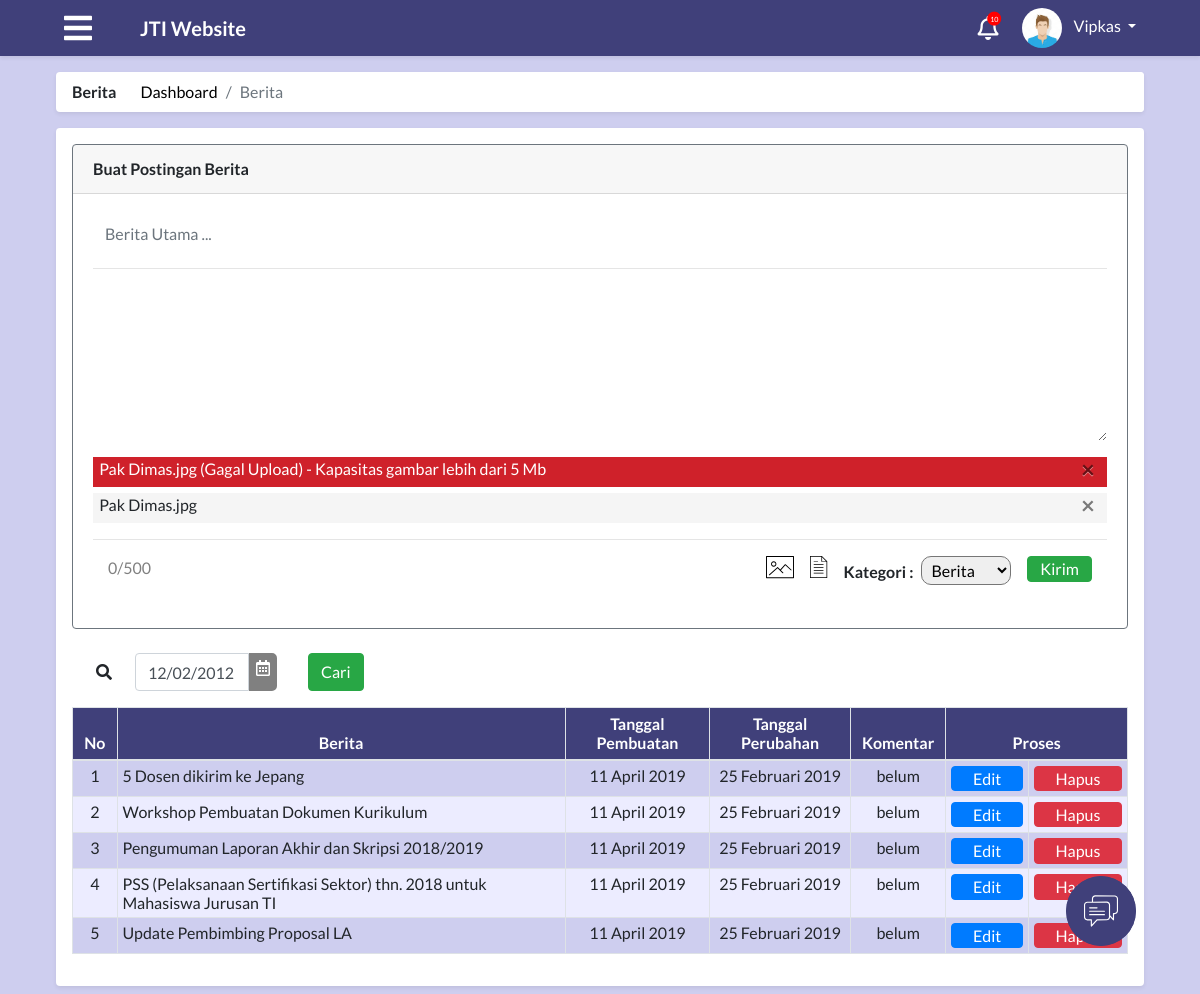
Screenshot of /module/index.php?module=beritaPengumuman (signed in) with the database file from the repository.
### tables this page shows
CREATE TABLE `tabel_admin` (
  `id_admin` int(30) NOT NULL,
  `nama` varchar(50) NOT NULL,
  `nip` int(20) NOT NULL,
  `alamat` text,
  `tempat_lahir` varchar(50) DEFAULT NULL,
  `tangal_lahir` date DEFAULT NULL,
  `id_user` int(11) NOT NULL,
  `waktu_edit` datetime NOT NULL
);

CREATE TABLE `tabel_info` (
  `id_info` int(30) NOT NULL,
  `judul` varchar(250) NOT NULL,
  `isi` text NOT NULL,
  `tipe` enum('pengumuman','berita') NOT NULL,
  `waktu` datetime NOT NULL,
  `id_attachment` int(30) DEFAULT NULL
);

### process/proses_berita.php (called while the page is built, shortened)
<?php
function tampilBerita($con)
{
    $tampilBerita="select * from tabel_info";
    $resultTampilBerita=mysqli_query($con, $tampilBerita);
    return $resultTampilBerita;
}
?>

### module/admin/berita/beritaPengumuman.php (the view, shortened to what this page needs)
<?php
  include "../config/connection.php";
  include "../process/proses_berita.php";
?>
<main id="adminBerita" role="main" class="container-fluid">
    <div class="row">
        <div class="col-md-12 p-0">
            <div class="m-2 bg-white shadow-sm rounded">
                <div class="row">
                    <div class="col-md-auto pr-0">
                        <strong><span class="nav-link">Berita</span></strong>
                    </div>
                    <div class="col pl-0">
                        <nav aria-label="breadcrumb">
                            <ol class="breadcrumb p-2 m-0 bg-white">
                                <li class="breadcrumb-item"><a href="index.php?module=home">Dashboard</a></li>
                                <li class="breadcrumb-item active" aria-current="page">Berita</li>
                            </ol>
                        </nav>
                    </div>
                </div>
            </div>
        </div>
        <div class="col-md-12 p-0">
            <div class="m-2 p-3 bg-white rounded shadow-sm">
                <div class="col-md-12 p-0">
                    <div class="card border border-secondary">
                        <div class="card-header">
                            <strong>Buat Postingan Berita</strong>
                        </div>
                        <div class="card-body">
                            <form action="" method="post" class="p-0">
                                <div class="form-group berita-utama">
                                    <input type="text" class="form-control border-0" name="berita-utama" placeholder="Berita Utama ..." style="width=100%">
                                </div>
                                <hr>
                                <div class="form-group ketik-berita">
                                    <textarea name="ketik-berita" id="" cols="30" rows="6" placeholder="Ketik Berita ..." maxlength="500" class="form-control border-0" oninput="Beritacharcountupdate(this.value)">
                                    </textarea>
                                </div>
                                <div class="col-md-12 p-0">
                                        <span class="close">&times;</span>
                                        <p style="background-color:#CF212A; height: 30px; color: white;">&nbsp Pak Dimas.jpg (Gagal Upload) - Kapasitas gambar lebih dari 5 Mb</p>
                                    </div>
                                    <div class="col-md-12 p-0">
                                        <span class="close">&times;</span>
                                        <p style="background-color:#F5F5F5; height: 30px; margin-top: -10px;">&nbsp Pak Dimas.jpg</p>
                                    </div>
                                <hr>
                                <div class="container m-0">
                                    <div class="row">
                                        <div class="col-md-1"> <span style="color:grey" id=Bercharcount></span>
                                        </div>
                                        <div class="col-md-11 text-right d-flex justify-content-end lampir">
                                                    <label for="file-input">
                                                    <img src="../img/imgUpload.svg" alt="Image Upload" class="mr-3" data-placement="top" title="Lampirkan Gambar">
                                                    </label>
                                                    <label for="file-input1">
                                                    <img src="../img/fileUpload.svg" alt="File Upload" class="mr-3" data-placement="top" title="Lampirkan File">
                                                    </label>
                                                    <strong><label for="kategori-AdBer" class="labelBerita mt-1 mr-2">Kategori :
                                                    </label></strong>
                                                    <select name="" id="" class="mr-3 pilihKategoriBerita">
                                                        <option value="ridwan">Berita</option>
                                                    </select>
                                                    <button type="submit" class="btn btn-success btn-kirim">Kirim</button>
                                        </div>
                                    </div>
                                </div>
                            </form>
                        </div>
                    </div>
                    <br>
                    <form class="form-inline ml-4">
                        <i class="fas fa-search mr-2"></i>
                        <div class="col-2">
                                <div class="input-group date " id="datepicker">
                                    <input type="text" class="form-control" value="12/02/2012">
                                    <div class="input-group-addon tgl">
                                        <span>
                                            <i class="far fa-calendar-alt"></i>
                                        </span>
                                    </div>
                                </div>
                            </div>
                            <input type="submit" class="tmbl-filter btn btn-success ml-3" value="Cari" name="cariBeritaTanggal">
                    </form>
                    <div class="scrolltable">
                    <?php
                        if(isset($_POST["cariBeritaTanggal"])){
                            $result=beritaCari($con, $_POST["tanggal"]);
                            }else{
                            $result = tampilBerita($con);
                            }
                            if(mysqli_num_rows($result) > 0){
                        ?>
                        <table class="table table-striped table-bordered text-center mt-3">
                            <thead>
                                <tr class="p-2">
                                    <th>No</th>
                                    <th id="beritaBerita">Berita</th>
                                    <th>Tanggal Pembuatan</th>
                                    <th>Tanggal Perubahan</th>
                                    <th>Komentar</th>
                                    <th colspan="2">Proses</th>
                                </tr>
                            </thead>
                            <tbody>
                            <?php
                                $no=1;
                                while($row = mysqli_fetch_assoc($result)){
                                    ?>
                                <tr>
                                    <td><?php echo $no;?></td>
                                    <td class="text-left" data-toggle="modal" data-target="#preview1<?= $no?>"><?php echo $row["judul"];?></td>
                                    <td><?= date('d F Y', strtotime($row["waktu"]))?></td>
                                    <td>25 Februari 2019</td>
                                    <td>belum</td>
                                    <td><button class=" tmbl-table btn btn-primary" type="button"
                                            class="pratinjau btn" data-toggle="modal" data-target="#editModal"
                                            class="edit">Edit</button></td>
                                    <td><button class=" tmbl-table btn btn-danger" type="button"
                                            class="pratinjau btn" data-toggle="modal" data-target="#hapus"
                                            class="hapus">Hapus</button></td>
                                </tr>
                                <?php
                                    $no++;
                                    }
                                ?>
                            </tbody>
                        </table>
                        <?php
                        }
                        ?>
                    </div>
                </div>
            </div>
        </div>
    </div>
</main>

### module/index.php (shortened to what this page needs)
<?php
include "../config/connection.php";
$level = $_SESSION['level'];
$idUser = $_SESSION['id'];
?>
<?php
switch ($level) {
  case 'admin':
    $queryUser = "SELECT a.*, b.* FROM tabel_user a, tabel_admin b WHERE a.id_user=$idUser and a.id_user=b.id_user";
    $resultUser = mysqli_query($con, $queryUser);
    $rowUser = mysqli_fetch_assoc($resultUser);
    $namaUser = $rowUser["nama"];
    break;
}
?>
<!DOCTYPE html>
<html>
<head>
  <?php
  include "../config/styles.php";
  ?>
</head>
<body>
  <nav class="app-navbar navbar navbar-expand-md navbar-dark bg-blue shadow-sm sticky-top mb-2">
    <?php
    if ($level == "admin") {
      ?>
      <a class="ml-5 mr-5" id="navigation-admin-btn"> <i class="fas fa-bars text-white burger-icon"></i></a>
    <?php
  } else {
    ?>
      <a class="ml-5 mr-5" id="navigation-btn"> <i class="fas fa-bars text-white burger-icon"></i></a>
    <?php
  }
  ?>
    <a class="navbar-brand " href="index.php?module=home"><b>JTI Website</b></a>
    <div class="collapse navbar-collapse" id="navbarCollapse">
      <i class="notification-icon text-white far fa-bell" onclick="location.href='index.php?module=notifikasi';">
        <span class="fas fa-circle notification-bubble"></span>
        <span class="notification-bubble-num">10</span>
      </i>
      <div class="dropdown mr-5">
        <img class="dropdown-toggle nav-profile-photo ml-4 " src="../attachment/img/avatar.jpeg" data-toggle="dropdown" aria-haspopup="true" aria-expanded="false">
        <a href="#" class="dropdown-toggle ml-2 profile-link" id="dropdownMenuButton" data-toggle="dropdown" aria-haspopup="true" aria-expanded="false"><?php echo ($namaUser); ?>&nbsp;<b class="caret"></b></a>
      </div>
    </div>
  </nav>
  <div class="container-fluid px-5">
    <?php
    $module = $_GET["module"];
    if ($level == "mahasiswa") {
      switch ($module) {
        case "home":
          include "mahasiswa/home.php";
          break;
        case "kompenAbsen":
          include "mahasiswa/kompenAbsen.php";
          break;
        case "coba":
          include "mahasiswa/coba.php";
          break;
        case "krs":
          include "mahasiswa/krs.php";
          break;
        case "jadwal":
          include "mahasiswa/jadwal.php";
          break;
        case "nilai":
          include "mahasiswa/nilai.php";
          break;
        case "nilaiError":
          include "mahasiswa/nilaiError.php";
          break;
        case "kelasKosong":
          include "mahasiswa/kelasKosong.php";
          break;
        case "notifikasi":
          include "notifikasi.php";
          break;
        default:
          include "404.php";
      }
    } else if ($level == "admin") {
      switch ($module) {
        case "beritaPengumuman":
          include "admin/berita/beritaPengumuman.php";
          break;
      }
    }
    if ($level == "mahasiswa" || $level == "admin" || $level == "dosen") {
      if ($module != 'eComplain') {
        ?>
        <img src="../img/Chat.svg" alt="chat" class="chat-bubble">
      <?php
    }
  }
  ?>
  </div>
</body>
</html>

### css/style.css (style rules this page uses)
* { font-family: "Lato"; }
body, html { margin: 0; padding: 0; }
body { background-color: #ceceef !important; }
.app-navbar { z-index: 0; }
.burger-icon { font-size: 2em; }
.notification-icon { font-size: 1.5em; position: relative; cursor: pointer; }
.notification-bubble { position: absolute; font-size: 0.6em; top: -4px; color: red; right: -3px; }
.notification-bubble-num { position: absolute; font-size: 0.3em; top: 0px; color: #ffffff; right: 0px; }
.profile-link:link { color: #ffffff; text-decoration: none; }
.profile-link { color: #ffffff; text-decoration: none; }
.nav-profile-photo { width: 2.5em; border-radius: 50%; }
.app-navbar { z-index: 1; }
.bg-blue { background-color: #40407a; }
#navigation-btn, #navigation-admin-btn, .pointer { cursor: pointer; }
.chat-bubble { position: fixed; bottom: 3em; right: 4em; background: #40407a; width: 4.4em; height: 4.4em; border-radius: 50%; display: flex; justify-content: center; align-items: center; }
.table-striped>thead>tr>th { padding: 0.4em; padding-left: 0.7em; padding-right: 0.7em; }
.table-striped>thead>tr>th { background-color: #40407a; color: white; }
.table-striped>tbody>tr:nth-child(odd)>td { background-color: #ceceef; }
.table-striped>tbody>tr:nth-child(even)>td { background-color: #ececff; }
.table-striped>tbody>tr>td { font-size: 1em; padding: 0.3em; }
.table-striped .btn { height: 1.6em; padding-bottom: 0; padding-top: 0; padding-left: 1.3em; padding-right: 1.3em; }
.breadcrumb a { text-decoration: none; color: black; }
.breadcrumb { background: white; }

### css/login.css (style rules this page uses)
body { padding-top: 0 !important; }

### css/notifikasi.css (style rules this page uses)
td { border-top: 2px solid rgb(187, 187, 187); border-bottom: 2px solid rgb(187, 187, 187); }

### css/dataDosen.css (style rules this page uses)
.close { padding-right: 0.5em; }

### css/adminBerita.css (style rules this page uses)
#adminBerita .table-striped > thead > tr > th { background-color: #40407a; color: white; }
#adminBerita .table-striped > tbody > tr:nth-child(odd) > td { background-color: #ceceef; }
#adminBerita .table-striped > tbody > tr:nth-child(even) > td { background-color: #ececff; }
#adminBerita .btn-kirim { height: 1.6em; padding-bottom: 0; padding-top: 0; }
#adminBerita .lampir img { cursor: pointer; }
#adminBerita #beritaBerita { width: 28em; }
#adminBerita .pilihKategoriBerita { border-radius: 10px; width: 10%; height: 1.8em; padding-left: 5px; }
#adminBerita .tgl { border: 0.45em solid gray; background-color: gray; border-radius: 0px 5px 5px 0px; }
#adminBerita .fa-calendar-alt { color: white; }

### rows the page displays
tabel_admin: nama "Vipkas"
tabel_info: judul "5 Dosen dikirim ke Jepang", waktu "11 April 2019"
tabel_info: judul "Workshop Pembuatan Dokumen Kurikulum", waktu "11 April 2019"
tabel_info: judul "Pengumuman Laporan Akhir dan Skripsi 2018/2019", waktu "11 April 2019"
tabel_info: judul "PSS (Pelaksanaan Sertifikasi Sektor) thn. 2018 untuk Mahasiswa Jurusan TI", waktu "11 April 2019"
tabel_info: judul "Update Pembimbing Proposal LA", waktu "11 April 2019"
